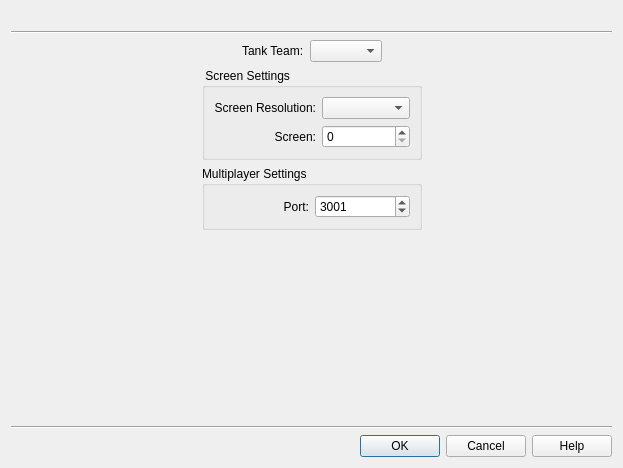
<ui version="4.0" >
 <class>npsnetSetupForm</class>
 <widget class="QWidget" name="npsnetSetupForm" >
  <property name="geometry" >
   <rect>
    <x>0</x>
    <y>0</y>
    <width>623</width>
    <height>468</height>
   </rect>
  </property>
  <property name="windowTitle" >
   <string>NPSNET Launch Control Panel</string>
  </property>
  <layout class="QVBoxLayout" name="verticalLayout_2" >
   <item>
    <widget class="QLabel" name="label_2" >
     <property name="text" >
      <string/>
     </property>
     <property name="pixmap" >
      <pixmap resource="npsnetInit.qrc" >:/npsnet/NPSNET-Banner.png</pixmap>
     </property>
    </widget>
   </item>
   <item>
    <widget class="Line" name="line" >
     <property name="orientation" >
      <enum>Qt::Horizontal</enum>
     </property>
    </widget>
   </item>
   <item>
    <layout class="QHBoxLayout" name="horizontalLayout" >
     <item>
      <spacer name="horizontalSpacer_10" >
       <property name="orientation" >
        <enum>Qt::Horizontal</enum>
       </property>
       <property name="sizeHint" stdset="0" >
        <size>
         <width>40</width>
         <height>20</height>
        </size>
       </property>
      </spacer>
     </item>
     <item>
      <layout class="QVBoxLayout" name="verticalLayout" >
       <item>
        <layout class="QHBoxLayout" name="horizontalLayout_2" >
         <item>
          <spacer name="horizontalSpacer_12" >
           <property name="orientation" >
            <enum>Qt::Horizontal</enum>
           </property>
           <property name="sizeHint" stdset="0" >
            <size>
             <width>40</width>
             <height>20</height>
            </size>
           </property>
          </spacer>
         </item>
         <item>
          <widget class="QLabel" name="label" >
           <property name="text" >
            <string>Tank Team:</string>
           </property>
          </widget>
         </item>
         <item>
          <widget class="QComboBox" name="colorCombo" />
         </item>
         <item>
          <spacer name="horizontalSpacer_2" >
           <property name="orientation" >
            <enum>Qt::Horizontal</enum>
           </property>
           <property name="sizeHint" stdset="0" >
            <size>
             <width>40</width>
             <height>20</height>
            </size>
           </property>
          </spacer>
         </item>
        </layout>
       </item>
       <item>
        <layout class="QHBoxLayout" name="horizontalLayout_10" >
         <item>
          <widget class="QGroupBox" name="groupBox" >
           <property name="title" >
            <string> Screen Settings</string>
           </property>
           <layout class="QGridLayout" name="gridLayout" >
            <item row="2" column="2" >
             <widget class="QSpinBox" name="screenBox" />
            </item>
            <item row="2" column="1" >
             <widget class="QLabel" name="label_6" >
              <property name="text" >
               <string>Screen:</string>
              </property>
              <property name="alignment" >
               <set>Qt::AlignRight|Qt::AlignTrailing|Qt::AlignVCenter</set>
              </property>
             </widget>
            </item>
            <item row="0" column="2" >
             <widget class="QComboBox" name="resolutionCombo" />
            </item>
            <item row="0" column="1" >
             <widget class="QLabel" name="label_5" >
              <property name="text" >
               <string>Screen Resolution:</string>
              </property>
              <property name="alignment" >
               <set>Qt::AlignRight|Qt::AlignTrailing|Qt::AlignVCenter</set>
              </property>
             </widget>
            </item>
           </layout>
          </widget>
         </item>
        </layout>
       </item>
       <item>
        <layout class="QHBoxLayout" name="horizontalLayout_3" />
       </item>
       <item>
        <widget class="QGroupBox" name="netGroup" >
         <property name="enabled" >
          <bool>true</bool>
         </property>
         <property name="title" >
          <string>Multiplayer Settings</string>
         </property>
         <layout class="QGridLayout" name="gridLayout_2" >
          <item row="4" column="2" >
           <widget class="QSpinBox" name="portBox" >
            <property name="minimum" >
             <number>1</number>
            </property>
            <property name="maximum" >
             <number>50000</number>
            </property>
            <property name="value" >
             <number>3001</number>
            </property>
           </widget>
          </item>
          <item row="4" column="1" >
           <widget class="QLabel" name="label_4" >
            <property name="text" >
             <string>Port:</string>
            </property>
            <property name="alignment" >
             <set>Qt::AlignRight|Qt::AlignTrailing|Qt::AlignVCenter</set>
            </property>
           </widget>
          </item>
         </layout>
        </widget>
       </item>
      </layout>
     </item>
     <item>
      <spacer name="horizontalSpacer_11" >
       <property name="orientation" >
        <enum>Qt::Horizontal</enum>
       </property>
       <property name="sizeHint" stdset="0" >
        <size>
         <width>40</width>
         <height>20</height>
        </size>
       </property>
      </spacer>
     </item>
    </layout>
   </item>
   <item>
    <spacer name="verticalSpacer" >
     <property name="orientation" >
      <enum>Qt::Vertical</enum>
     </property>
     <property name="sizeHint" stdset="0" >
      <size>
       <width>596</width>
       <height>21</height>
      </size>
     </property>
    </spacer>
   </item>
   <item>
    <widget class="Line" name="line_2" >
     <property name="orientation" >
      <enum>Qt::Horizontal</enum>
     </property>
    </widget>
   </item>
   <item>
    <widget class="QDialogButtonBox" name="buttonBox" >
     <property name="standardButtons" >
      <set>QDialogButtonBox::Cancel|QDialogButtonBox::Help|QDialogButtonBox::Ok</set>
     </property>
    </widget>
   </item>
  </layout>
 </widget>
 <tabstops>
  <tabstop>colorCombo</tabstop>
 </tabstops>
 <resources>
  <include location="npsnetInit.qrc" />
 </resources>
 <connections/>
</ui>
